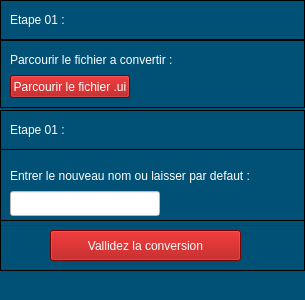
<?xml version="1.0" encoding="UTF-8"?>
<ui version="4.0">
 <class>MainWindow</class>
 <widget class="QMainWindow" name="MainWindow">
  <property name="geometry">
   <rect>
    <x>0</x>
    <y>0</y>
    <width>305</width>
    <height>300</height>
   </rect>
  </property>
  <property name="windowTitle">
   <string>Convertion UI à PY</string>
  </property>
  <property name="accessibleDescription">
   <string notr="true"/>
  </property>
  <property name="styleSheet">
   <string notr="true">background-color: qlineargradient(spread:pad, x1:0.969849, y1:0.029, x2:1, y2:0.716, stop:0.00502513 rgba(0, 81, 117, 237));</string>
  </property>
  <widget class="QWidget" name="centralwidget">
   <widget class="QFrame" name="frame">
    <property name="enabled">
     <bool>true</bool>
    </property>
    <property name="geometry">
     <rect>
      <x>0</x>
      <y>0</y>
      <width>305</width>
      <height>40</height>
     </rect>
    </property>
    <property name="frameShape">
     <enum>QFrame::StyledPanel</enum>
    </property>
    <property name="frameShadow">
     <enum>QFrame::Raised</enum>
    </property>
    <widget class="QLabel" name="label_2">
     <property name="geometry">
      <rect>
       <x>10</x>
       <y>10</y>
       <width>62</width>
       <height>19</height>
      </rect>
     </property>
     <property name="styleSheet">
      <string notr="true">font: 75 12pt &quot;Times New Roman&quot;;
color: rgb(255, 255, 255);</string>
     </property>
     <property name="text">
      <string>Etape 01 :</string>
     </property>
    </widget>
   </widget>
   <widget class="QFrame" name="frame_2">
    <property name="enabled">
     <bool>true</bool>
    </property>
    <property name="geometry">
     <rect>
      <x>0</x>
      <y>40</y>
      <width>305</width>
      <height>68</height>
     </rect>
    </property>
    <property name="frameShape">
     <enum>QFrame::StyledPanel</enum>
    </property>
    <property name="frameShadow">
     <enum>QFrame::Raised</enum>
    </property>
    <widget class="QPushButton" name="Button_fichier">
     <property name="geometry">
      <rect>
       <x>10</x>
       <y>35</y>
       <width>120</width>
       <height>23</height>
      </rect>
     </property>
     <property name="styleSheet">
      <string notr="true">background-color: rgb(170, 0, 0);
color: rgb(255, 255, 255);
font: 75 10pt &quot;Times New Roman&quot;;</string>
     </property>
     <property name="text">
      <string>Parcourir le fichier .ui</string>
     </property>
    </widget>
    <widget class="QLabel" name="label">
     <property name="geometry">
      <rect>
       <x>10</x>
       <y>10</y>
       <width>185</width>
       <height>19</height>
      </rect>
     </property>
     <property name="styleSheet">
      <string notr="true">font: 75 12pt &quot;Times New Roman&quot;;
color: rgb(255, 255, 255);</string>
     </property>
     <property name="text">
      <string>Parcourir le fichier a convertir :</string>
     </property>
    </widget>
   </widget>
   <widget class="QFrame" name="frame_4">
    <property name="enabled">
     <bool>true</bool>
    </property>
    <property name="geometry">
     <rect>
      <x>0</x>
      <y>147</y>
      <width>305</width>
      <height>79</height>
     </rect>
    </property>
    <property name="frameShape">
     <enum>QFrame::StyledPanel</enum>
    </property>
    <property name="frameShadow">
     <enum>QFrame::Raised</enum>
    </property>
    <widget class="QLineEdit" name="lineEdit_nom_resultat_conversion">
     <property name="geometry">
      <rect>
       <x>10</x>
       <y>44</y>
       <width>150</width>
       <height>25</height>
      </rect>
     </property>
     <property name="styleSheet">
      <string notr="true">font: 75 12pt &quot;Times New Roman&quot;;
color: rgb(0, 76, 111);
background-color: rgb(255, 255, 255);</string>
     </property>
    </widget>
    <widget class="QLabel" name="label_4">
     <property name="geometry">
      <rect>
       <x>10</x>
       <y>19</y>
       <width>267</width>
       <height>19</height>
      </rect>
     </property>
     <property name="styleSheet">
      <string notr="true">font: 75 12pt &quot;Times New Roman&quot;;
color: rgb(255, 255, 255);</string>
     </property>
     <property name="text">
      <string>Entrer le nouveau nom ou laisser par defaut :</string>
     </property>
    </widget>
   </widget>
   <widget class="QFrame" name="frame_5">
    <property name="enabled">
     <bool>true</bool>
    </property>
    <property name="geometry">
     <rect>
      <x>0</x>
      <y>220</y>
      <width>305</width>
      <height>51</height>
     </rect>
    </property>
    <property name="frameShape">
     <enum>QFrame::StyledPanel</enum>
    </property>
    <property name="frameShadow">
     <enum>QFrame::Raised</enum>
    </property>
    <widget class="QPushButton" name="pushButton">
     <property name="geometry">
      <rect>
       <x>50</x>
       <y>10</y>
       <width>191</width>
       <height>31</height>
      </rect>
     </property>
     <property name="styleSheet">
      <string notr="true">background-color: rgb(170, 0, 0);
color: rgb(255, 255, 255);
font: 75 10pt &quot;Times New Roman&quot;;</string>
     </property>
     <property name="text">
      <string>Vallidez la conversion</string>
     </property>
    </widget>
   </widget>
   <widget class="QFrame" name="frame_6">
    <property name="enabled">
     <bool>true</bool>
    </property>
    <property name="geometry">
     <rect>
      <x>0</x>
      <y>110</y>
      <width>305</width>
      <height>40</height>
     </rect>
    </property>
    <property name="frameShape">
     <enum>QFrame::StyledPanel</enum>
    </property>
    <property name="frameShadow">
     <enum>QFrame::Raised</enum>
    </property>
    <widget class="QLabel" name="label_5">
     <property name="geometry">
      <rect>
       <x>10</x>
       <y>10</y>
       <width>62</width>
       <height>19</height>
      </rect>
     </property>
     <property name="styleSheet">
      <string notr="true">font: 75 12pt &quot;Times New Roman&quot;;
color: rgb(255, 255, 255);</string>
     </property>
     <property name="text">
      <string>Etape 01 :</string>
     </property>
    </widget>
   </widget>
  </widget>
  <widget class="QStatusBar" name="statusbar"/>
 </widget>
 <resources/>
 <connections/>
</ui>
